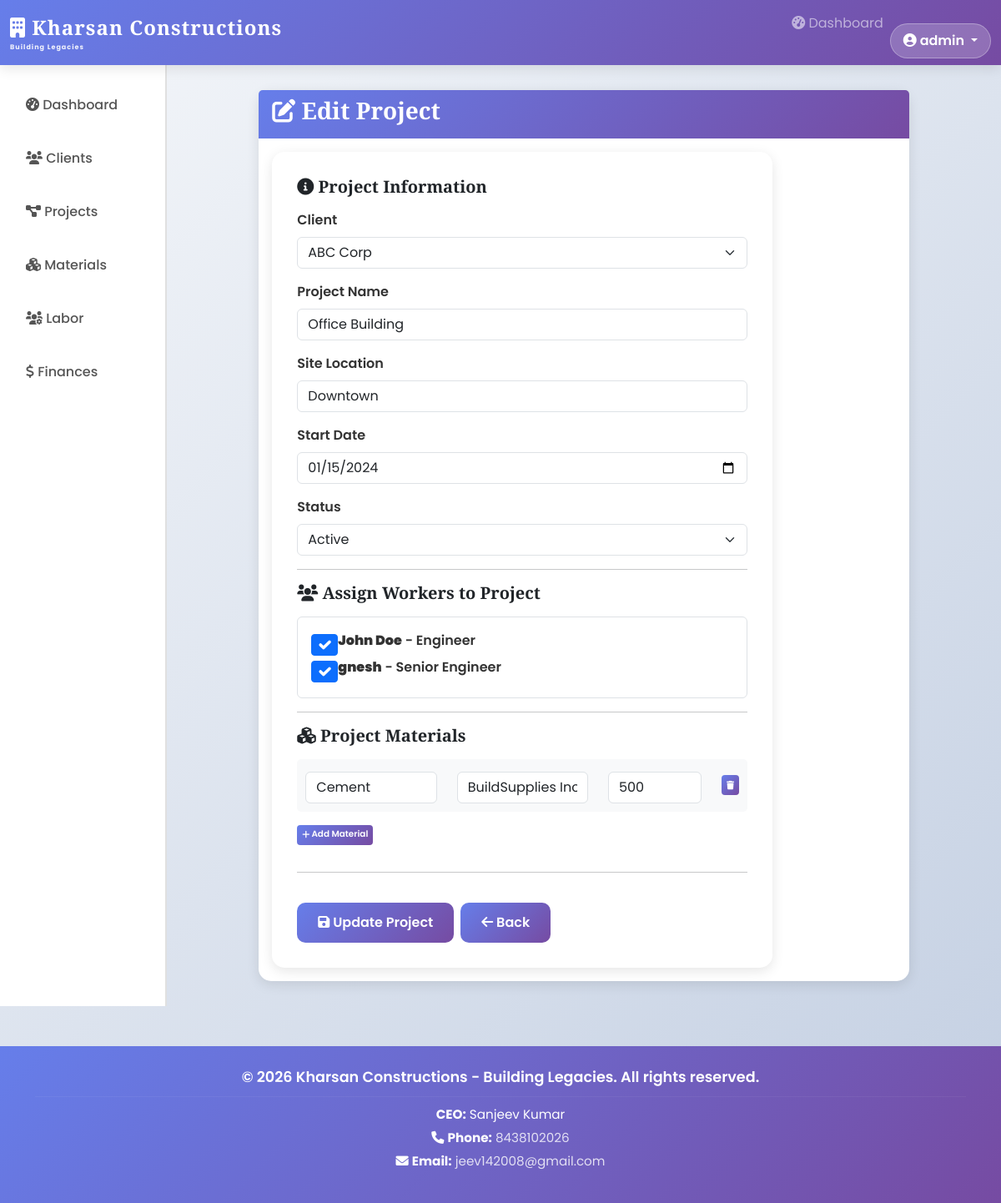
Page /edit_project/1 (signed in) on the committed database.
### tables this page shows
CREATE TABLE projects (
    project_id INTEGER PRIMARY KEY AUTOINCREMENT,
    client_id INTEGER,
    name TEXT NOT NULL,
    site_location TEXT,
    start_date DATE,
    status TEXT,
    FOREIGN KEY (client_id) REFERENCES clients(client_id)
);

CREATE TABLE clients (
    client_id INTEGER PRIMARY KEY AUTOINCREMENT,
    name TEXT NOT NULL,
    contact_info TEXT
);

CREATE TABLE labor (
    worker_id INTEGER PRIMARY KEY AUTOINCREMENT,
    name TEXT NOT NULL,
    role TEXT,
    assigned_project_id INTEGER,
    FOREIGN KEY (assigned_project_id) REFERENCES projects(project_id)
);

CREATE TABLE materials (
    material_id INTEGER PRIMARY KEY AUTOINCREMENT,
    project_id INTEGER,
    name TEXT NOT NULL,
    supplier_name TEXT,
    quantity_used INTEGER,
    FOREIGN KEY (project_id) REFERENCES projects(project_id)
);

### backend.py (the view, shortened to what this page needs)
@app.route('/edit_project/<int:id>', methods=['GET', 'POST'])
@login_required
def edit_project(id):
    conn = get_db_connection()
    project = conn.execute('SELECT * FROM projects WHERE project_id = ?', (id,)).fetchone()
    clients = conn.execute('SELECT * FROM clients').fetchall()
    assigned_workers = conn.execute('SELECT worker_id FROM labor WHERE assigned_project_id = ?', (id,)).fetchall()
    assigned_worker_ids = [w['worker_id'] for w in assigned_workers]
    workers = conn.execute('SELECT * FROM labor WHERE assigned_project_id IS NULL OR assigned_project_id = ?', (id,)).fetchall()
    materials = conn.execute('SELECT * FROM materials WHERE project_id = ?', (id,)).fetchall()
    conn.close()
    return render_template('edit_project.html', project=project, clients=clients, workers=workers, assigned_worker_ids=assigned_worker_ids, materials=materials)

### backend.py (called while the page is built)
def get_db_connection():
    conn = sqlite3.connect(DATABASE)
    conn.row_factory = sqlite3.Row
    return conn

def login_required(f):
    @wraps(f)
    def decorated_function(*args, **kwargs):
        if 'user_id' not in session:
            return redirect(url_for('login'))
        return f(*args, **kwargs)
    return decorated_function

### templates/edit_project.html (shortened to what this page needs)
{% extends "base.html" %}
{% block content %}
<div class="row justify-content-center">
    <div class="col-md-10">
        <div class="card">
            <div class="card-header">
                <h3><i class="fas fa-edit"></i> Edit Project</h3>
            </div>
            <div class="card-body">
                <form action="{{ url_for('edit_project', id=project['project_id']) }}" method="post">
                    <h5 class="mb-3"><i class="fas fa-info-circle"></i> Project Information</h5>
                    <div class="mb-3">
                        <label for="client_id" class="form-label">Client</label>
                        <select class="form-select" id="client_id" name="client_id" required>
                            {% for client in clients %}
                            <option value="{{ client.client_id }}" {% if client.client_id == project['client_id'] %}selected{% endif %}>{{ client.name }}</option>
                            {% endfor %}
                        </select>
                    </div>
                    <div class="mb-3">
                        <label for="name" class="form-label">Project Name</label>
                        <input type="text" class="form-control" id="name" name="name" value="{{ project['name'] }}" required>
                    </div>
                    <div class="mb-3">
                        <label for="site_location" class="form-label">Site Location</label>
                        <input type="text" class="form-control" id="site_location" name="site_location" value="{{ project['site_location'] }}" required>
                    </div>
                    <div class="mb-3">
                        <label for="start_date" class="form-label">Start Date</label>
                        <input type="date" class="form-control" id="start_date" name="start_date" value="{{ project['start_date'] }}" required>
                    </div>
                    <div class="mb-3">
                        <label for="status" class="form-label">Status</label>
                        <select class="form-select" id="status" name="status" required>
                            <option value="active" {% if project['status'] == 'active' %}selected{% endif %}>Active</option>
                        </select>
                    </div>
                    <hr>
                    <h5 class="mb-3"><i class="fas fa-users"></i> Assign Workers to Project</h5>
                    <div class="mb-3">
                        {% if workers %}
                        <div class="border rounded p-3">
                            {% for worker in workers %}
                            <div class="form-check">
                                <input class="form-check-input" type="checkbox" id="worker_{{ worker.worker_id }}" name="worker_ids" value="{{ worker.worker_id }}" {% if worker.worker_id in assigned_worker_ids %}checked{% endif %}>
                                <label class="form-check-label" for="worker_{{ worker.worker_id }}">
                                    <strong>{{ worker.name }}</strong> - {{ worker.role }}
                                </label>
                            </div>
                            {% endfor %}
                        </div>
                        {% else %}
                        <div class="alert alert-info">No workers available. Please <a href="{{ url_for('add_worker') }}">add workers</a> first.</div>
                        {% endif %}
                    </div>
                    <hr>
                    <h5 class="mb-3"><i class="fas fa-cubes"></i> Project Materials</h5>
                    <div id="materialsContainer">
                        {% if materials %}
                            {% for material in materials %}
                            <div class="material-row mb-3">
                                <div class="row">
                                    <div class="col-md-4">
                                        <input type="text" class="form-control" name="material_names" placeholder="Material Name" value="{{ material.name }}" required>
                                    </div>
                                    <div class="col-md-4">
                                        <input type="text" class="form-control" name="material_suppliers" placeholder="Supplier Name" value="{{ material.supplier_name }}">
                                    </div>
                                    <div class="col-md-3">
                                        <input type="number" class="form-control" name="material_quantities" placeholder="Quantity" value="{{ material.quantity_used }}">
                                    </div>
                                    <div class="col-md-1">
                                        <button type="button" class="btn btn-danger btn-sm" onclick="removeMaterialRow(this)">
                                            <i class="fas fa-trash"></i>
                                        </button>
                                    </div>
                                </div>
                            </div>
                            {% endfor %}
                        {% endif %}
                    </div>
                    <button type="button" class="btn btn-outline-secondary btn-sm mb-3" onclick="addMaterialRow()">
                        <i class="fas fa-plus"></i> Add Material
                    </button>
                    <hr>
                    <div class="d-flex gap-2">
                        <button type="submit" class="btn btn-primary"><i class="fas fa-save"></i> Update Project</button>
                        <a href="{{ url_for('projects') }}" class="btn btn-secondary"><i class="fas fa-arrow-left"></i> Back</a>
                    </div>
                </form>
            </div>
        </div>
    </div>
</div>
{% endblock %}

### static/style.css (style rules this page uses)
* { font-family: 'Poppins', sans-serif; margin: 0; padding: 0; box-sizing: border-box; }
h1, h2, h3, h4, h5, h6 { font-family: 'Playfair Display', serif; font-weight: 700; }
body { background: linear-gradient(135deg, #f5f7fa 0%, #c3cfe2 100%); min-height: 100vh; }
form { background: white; padding: 30px; border-radius: 15px; box-shadow: 0 4px 15px rgba(0, 0, 0, 0.1); animation: slideUp 0.6s ease-out; max-width: 600px; }
label { display: block; margin-bottom: 8px; font-weight: 600; color: #333; }
input, select, textarea { width: 100%; padding: 12px 15px; margin-top: 5px; border: 2px solid #e0e0e0; border-radius: 10px; font-size: 1rem; transition: all 0.3s ease; font-family: 'Poppins', sans-serif; }
button, .btn { padding: 12px 25px; background: linear-gradient(135deg, #667eea 0%, #764ba2 100%); color: white; border: none; border-radius: 10px; cursor: pointer; font-weight: 600; font-size: 1rem; transition: all 0.3s ease; font-family: 'Poppins', sans-serif; margin-top: 20px; }
.btn-sm { padding: 3px 6px !important; font-size: 0.65rem !important; margin-top: 0 !important; border-radius: 4px !important; display: inline-flex; align-items: center; gap: 2px; height: 24px; white-space: nowrap; line-height: 1; }
.btn-sm i { font-size: 0.65rem; }
.card { border: none; border-radius: 15px; box-shadow: 0 4px 15px rgba(0, 0, 0, 0.1); transition: all 0.3s ease; animation: fadeIn 0.6s ease-in; }
.card-header { background: linear-gradient(135deg, #667eea 0%, #764ba2 100%); color: white; border-radius: 15px 15px 0 0; border: none; font-weight: 600; }
a { color: #667eea; text-decoration: none; transition: all 0.3s ease; }

### templates/base.html (style rules this page uses)
* { font-family: 'Poppins', sans-serif; }
h1, h2, h3, h4, h5, h6 { font-family: 'Playfair Display', serif; font-weight: 700; }
body { background-color: #f5f7fa; animation: fadeIn 0.5s ease-in; }

### templates/edit_project.html (style rules this page uses)
.material-row { background-color: #f8f9fa; padding: 10px; border-radius: 5px; }
.material-row .row { align-items: center; }

### rows in the picture
projects: client_id "ABC Corp", name "Office Building", site_location "Downtown", start_date "01/15/2024", status "Active"
labor: worker_id "☑", name "John Doe", role "Engineer"
labor: worker_id "☑", name "gnesh", role "Senior Engineer"
materials: material_names "Cement", material_suppliers "BuildSupplies Inc", material_quantities "500"

### other values in the picture
{{ session['username'] }} "admin"
